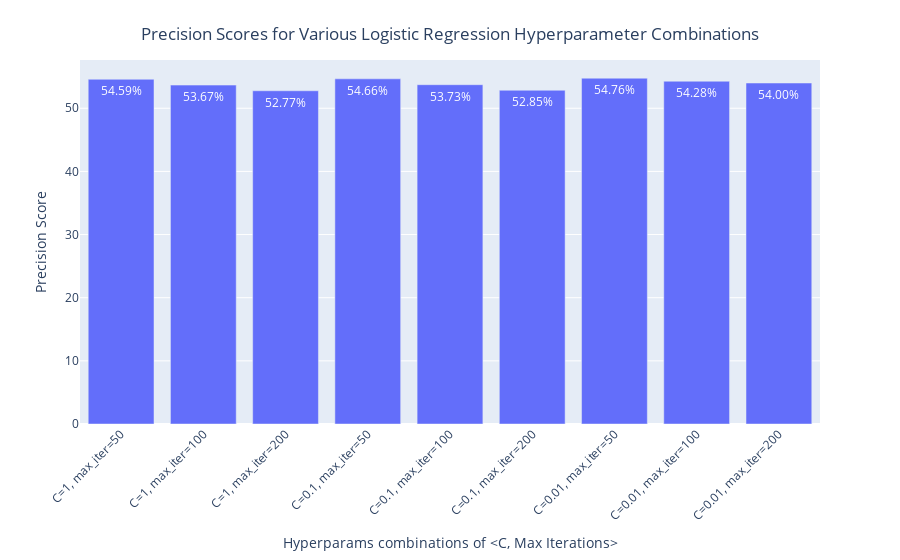

Notebook source saved alongside this figure:
### Code cell
# Prepare the data
rows = []
for key, value in list(best_precision_matrix_logistic_regression.items()):
    C, max_iter = key
    combination_label = f'C={C}, max_iter={max_iter}'
    rows.append({'Combination': combination_label, 'Precision': value})

df = pd.DataFrame(rows)
df.loc[:,'Precision'] = df.Precision*100.0 # need for % visualisation

# Create the bar chart
fig = px.bar(df,
             x='Combination',
             y='Precision',
             text='Precision'
             )

# Customize the layout for better readability
fig.update_layout(
    xaxis_title='Hyperparams combinations of <C, Max Iterations>',
    yaxis_title='Precision Score',
    xaxis_tickangle=-45,
    title={
        'text': 'Precision Scores for Various Logistic Regression Hyperparameter Combinations',
        'y':0.95,
        'x':0.5,
        'xanchor': 'center',
        'yanchor': 'top'
    }
)


# Update the text position
fig.update_traces(texttemplate='%{text:.2f}%',
                  textposition='inside',
                  textfont_color='white')

# Show the figure
fig.show()

### Figure 1 — Plotly figure (JSON) as saved in the notebook; plotly's stock layout.template omitted (floating-point values rounded to 4 significant figures)
{"data": [{"hovertemplate": "Combination=%{x}<br>Precision=%{text}<extra></extra>", "legendgroup": "", "marker": {"color": "#636efa", "pattern": {"shape": ""}}, "name": "", "orientation": "v", "showlegend": false, "text": [54.59, 53.67, 52.77, 54.66, 53.73, 52.85, 54.76, 54.28, 54.0], "textfont": {"color": "white"}, "textposition": "inside", "texttemplate": "%{text:.2f}%", "type": "bar", "x": ["C=1, max_iter=50", "C=1, max_iter=100", "C=1, max_iter=200", "C=0.1, max_iter=50", "C=0.1, max_iter=100", "C=0.1, max_iter=200", "C=0.01, max_iter=50", "C=0.01, max_iter=100", "C=0.01, max_iter=200"], "xaxis": "x", "y": [54.59, 53.67, 52.77, 54.66, 53.73, 52.85, 54.76, 54.28, 54.0], "yaxis": "y"}], "layout": {"barmode": "relative", "legend": {"tracegroupgap": 0}, "margin": {"t": 60}, "title": {"text": "Precision Scores for Various Logistic Regression Hyperparameter Combinations", "x": 0.5, "xanchor": "center", "y": 0.95, "yanchor": "top"}, "xaxis": {"anchor": "y", "domain": [0, 1], "tickangle": -45, "title": {"text": "Hyperparams combinations of <C, Max Iterations>"}}, "yaxis": {"anchor": "x", "domain": [0, 1], "title": {"text": "Precision Score"}}}}
